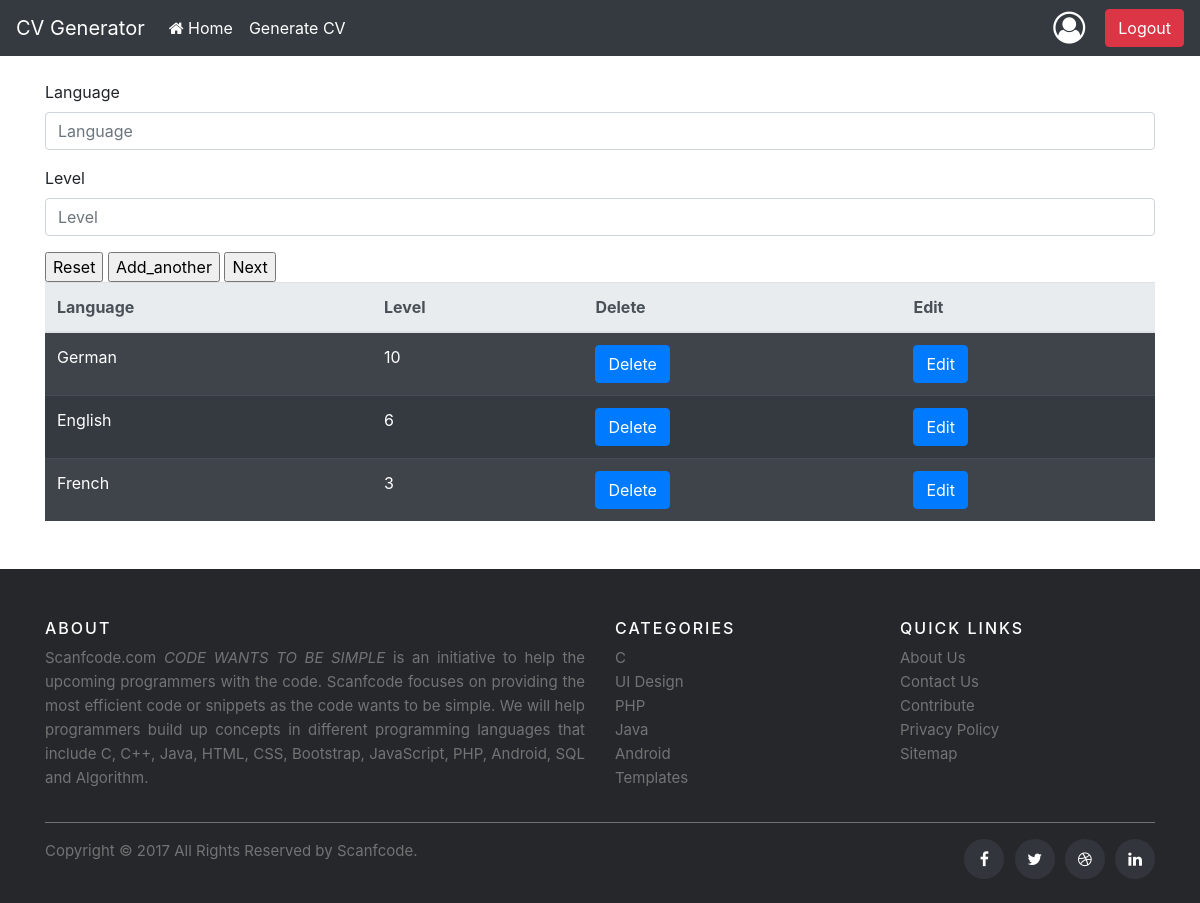
The app's page /language_view/3/, older data.
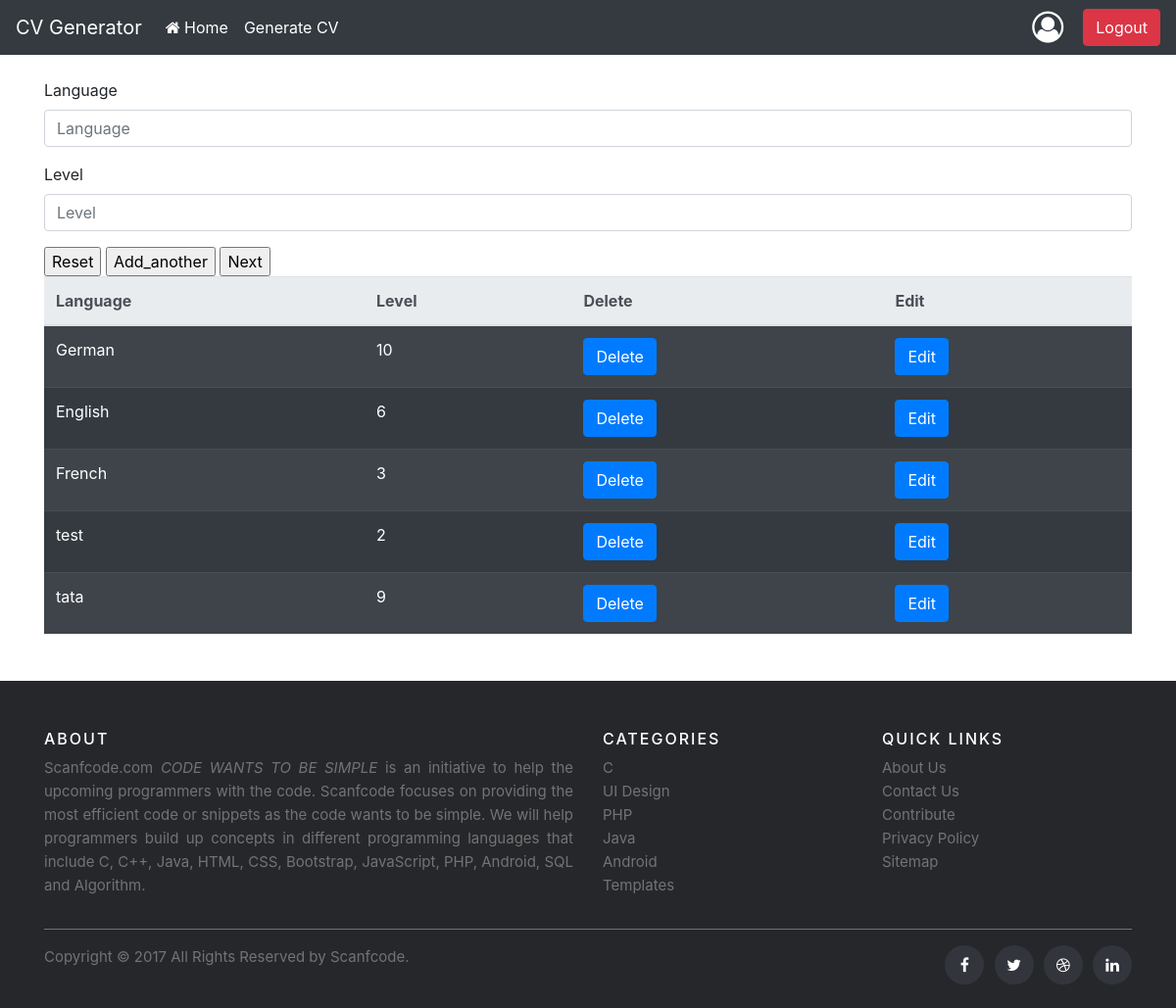
The same page, newer data.
### cvsite/models.py (models this page shows)
class Language(models.Model):
    language = models.CharField(max_length=20, blank=False)
    level = models.CharField(max_length=30, blank=False)
    data = models.ForeignKey(Data, on_delete=models.CASCADE)

### cvsite/views.py (the view, shortened to what this page needs)
# urls.py: path('language_view/<data>/', language_view, name='language'),
def language_view(request, data=None):
    mylanguage = Language.objects.all().filter(data=data)
    if 'next' in request.POST:
        if request.method == 'POST':
            form = LanguageForm(request.POST)
            if form.is_valid():
                lg = form.save(commit=False)
                lg.data_id = data
                lg.save()
                return redirect('skill', data=data)
    else:
        form = LanguageForm()
    return render(request, 'form_language.html', {'form': form, 'mylg': mylanguage, })

### cvsite/forms.py
class LanguageForm(forms.ModelForm):
    class Meta:
        model = Language
        fields = '__all__'
        exclude = ['data']

### templates/form_language.html (shortened to what this page needs)
{% extends 'base.html' %}
{% load bootstrap4 %}
{% block content %}
    <form action="" method="post">
        {% bootstrap_form form %}
        <input type="reset" value="Reset"/>
        <input type="submit" name="add" value="Add_another"/>
        <input type="submit" name="next" value="Next"/>
    </form>
    <table class="table table-striped table-dark">
        <thead class="thead-light">
        <tr>
            <th>Language</th>
            <th>Level</th>
            <th>Delete</th>
            <th>Edit</th>
        </tr>
        </thead>{% for element in mylg %}
        <tr>
            <td>{{ element.language }}</td>
            <td>{{ element.level }}</td>
            <td><a href="{% url 'language_del' data=element.data_id pk=element.id %}"
                   class="btn btn-primary btn-xs">Delete</a></td>
            <td><a href="{% url 'language_edit' data=element.data_id pk=element.id %}"
                   class="btn btn-primary btn-xs">Edit</a></td>
        </tr>
    {% endfor %}
    </table>
{% endblock %}

Row changes from the older to the newer data that the page shows:
added Language: language "test", level "2"
added Language: language "tata", level "9"
